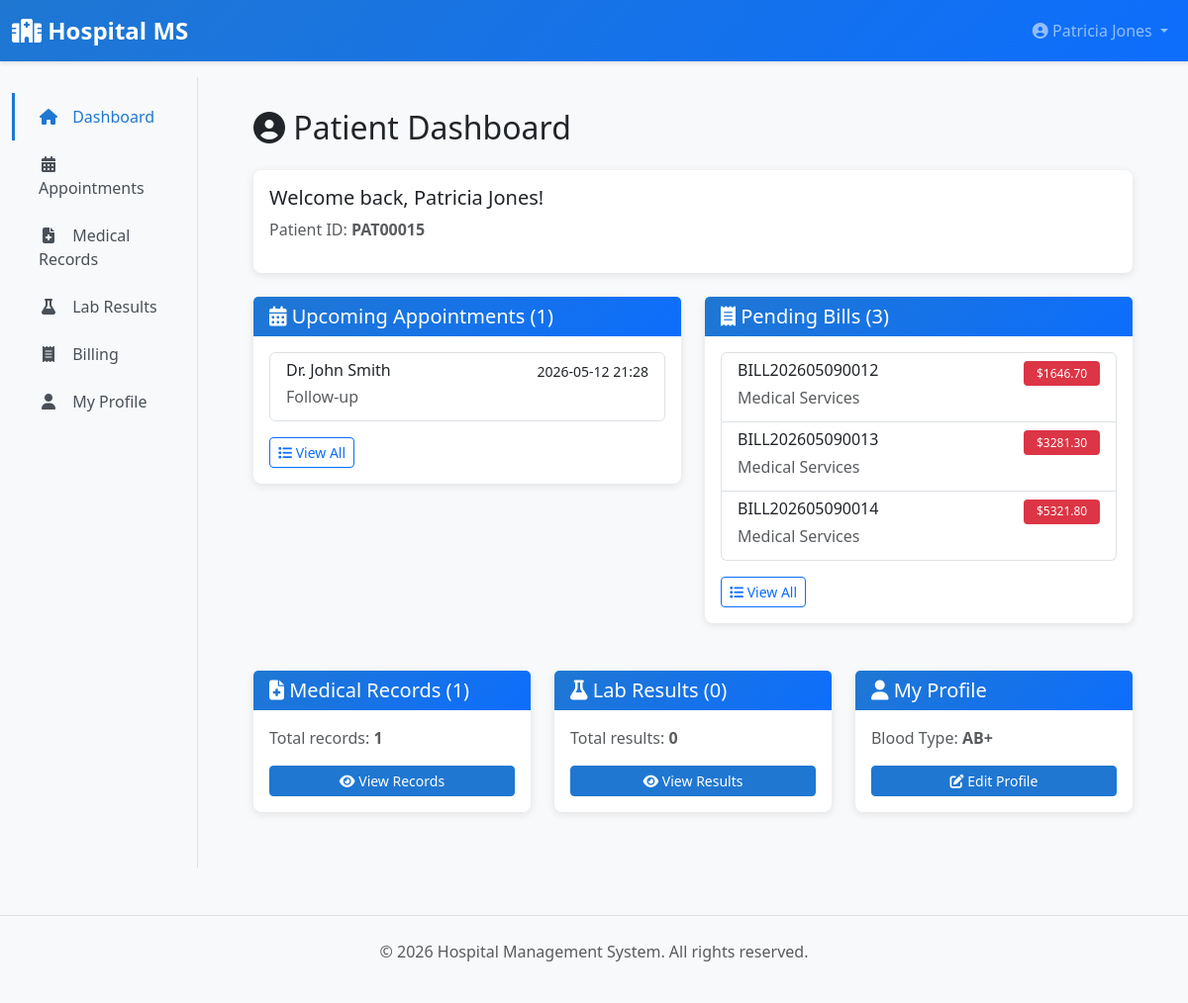
Before: /patient/dashboard (signed in) with the older database file.
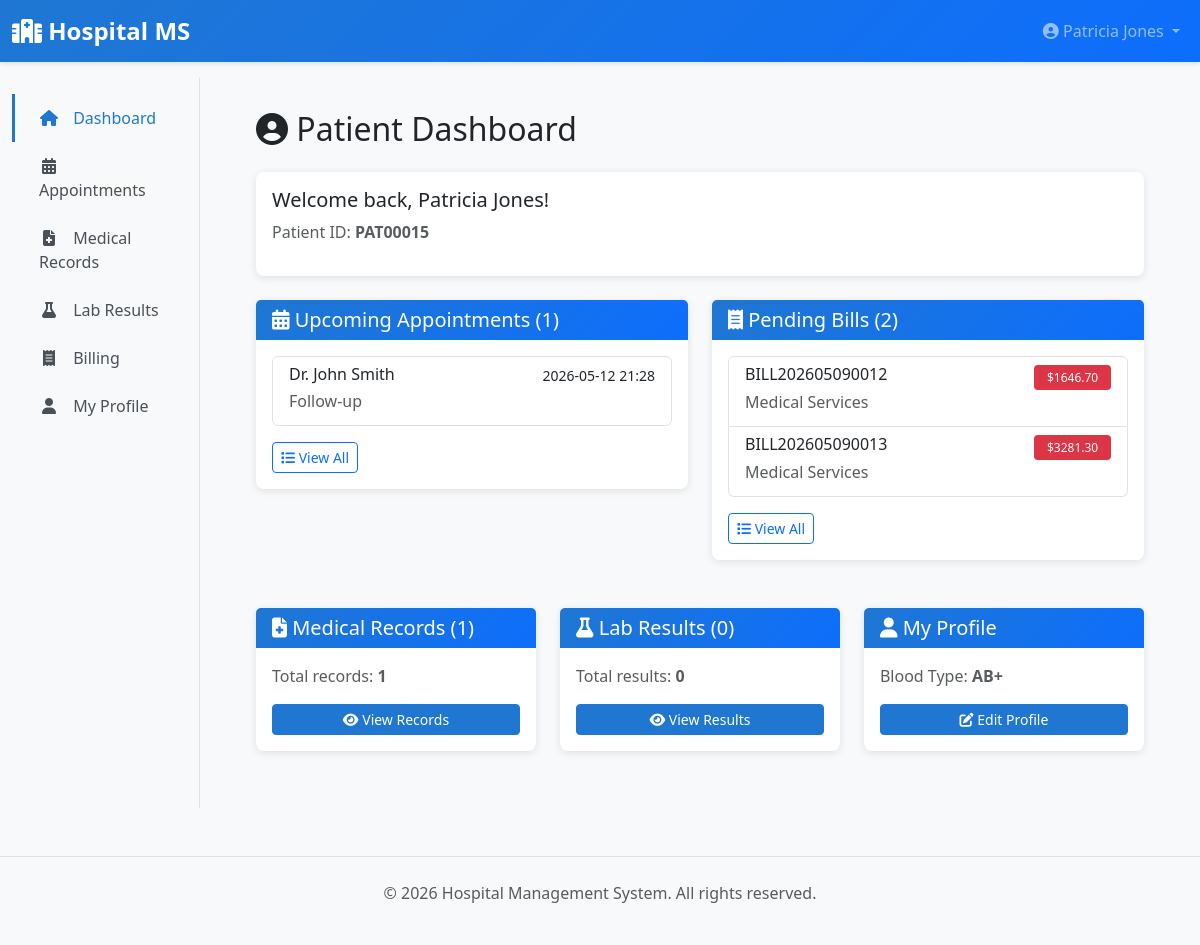
After: the same page with the newer database file.
### app/models/__init__.py (models this page shows, shortened)
class Appointment(db.Model):
    __tablename__ = 'appointments'
    id = db.Column(db.Integer, primary_key=True)
    patient_id = db.Column(db.Integer, db.ForeignKey('patients.id'), nullable=False)
    doctor_id = db.Column(db.Integer, db.ForeignKey('doctors.id'), nullable=False)
    appointment_date = db.Column(db.DateTime, nullable=False)
    reason = db.Column(db.Text)
    status = db.Column(db.String(20), default=AppointmentStatus.SCHEDULED.value, nullable=False)
    notes = db.Column(db.Text)
    created_at = db.Column(db.DateTime, default=datetime.utcnow)
    updated_at = db.Column(db.DateTime, default=datetime.utcnow, onupdate=datetime.utcnow)
    patient = db.relationship('Patient', back_populates='appointments')
    doctor = db.relationship('Doctor', back_populates='appointments')

class User(UserMixin, db.Model):
    __tablename__ = 'users'
    id = db.Column(db.Integer, primary_key=True)
    username = db.Column(db.String(80), unique=True, nullable=False, index=True)
    email = db.Column(db.String(120), unique=True, nullable=False, index=True)
    password_hash = db.Column(db.String(255), nullable=False)
    first_name = db.Column(db.String(80))
    last_name = db.Column(db.String(80))
    phone = db.Column(db.String(20))
    role = db.Column(db.Enum(UserRole), nullable=False, default=UserRole.PATIENT)
    is_active = db.Column(db.Boolean, default=True)
    created_at = db.Column(db.DateTime, default=datetime.utcnow)
    updated_at = db.Column(db.DateTime, default=datetime.utcnow, onupdate=datetime.utcnow)
    patient = db.relationship('Patient', uselist=False, back_populates='user', foreign_keys='Patient.user_id')
    doctor = db.relationship('Doctor', uselist=False, back_populates='user', foreign_keys='Doctor.user_id')
    lab_staff = db.relationship('LabStaff', uselist=False, back_populates='user', foreign_keys='LabStaff.user_id')
    def get_full_name(self):
        return f"{self.first_name} {self.last_name}".strip()

class BillingRecord(db.Model):
    __tablename__ = 'billing_records'
    id = db.Column(db.Integer, primary_key=True)
    patient_id = db.Column(db.Integer, db.ForeignKey('patients.id'), nullable=False)
    bill_number = db.Column(db.String(30), unique=True, nullable=False)
    description = db.Column(db.Text)
    amount = db.Column(db.Float, nullable=False)
    tax = db.Column(db.Float, default=0.0)
    total_amount = db.Column(db.Float, nullable=False)
    payment_status = db.Column(db.String(20), default='pending')  # pending, paid, partial
    payment_date = db.Column(db.DateTime)
    payment_method = db.Column(db.String(50))  # cash, card, cheque, insurance
    bill_date = db.Column(db.DateTime, default=datetime.utcnow)
    notes = db.Column(db.Text)
    created_at = db.Column(db.DateTime, default=datetime.utcnow)
    patient = db.relationship('Patient', back_populates='billing_records')

### app/blueprints/patient.py (the view)
@patient_bp.route('/dashboard')
@login_required
@patient_required
def dashboard():
    from app.blueprints.main import dashboard as main_dashboard
    return main_dashboard()

### app/blueprints/patient.py (called while the page is built)
def patient_required(f):
    @wraps(f)
    def decorated_function(*args, **kwargs):
        if not current_user.is_authenticated or current_user.role != UserRole.PATIENT:
            flash('You do not have permission to access this page.', 'danger')
            return redirect(url_for('main.dashboard'))
        return f(*args, **kwargs)
    return decorated_function

### app/templates/patient/dashboard.html (shortened to what the changed rows need)
{% extends "layouts/base.html" %}
{% block content %}
<h2 class="mb-4"><i class="fas fa-user-circle"></i> Patient Dashboard</h2>
<div class="row mb-4">
    <div class="col-md-6">
        <div class="card">
            <div class="card-body">
                {% if stats.upcoming_appointments %}
                    <div class="list-group">
                        {% for apt in stats.upcoming_appointments[:5] %}
                        <a href="{{ url_for('patient.view_appointment', appointment_id=apt.id) }}" class="list-group-item list-group-item-action">
                            <div class="d-flex w-100 justify-content-between">
                                <h6 class="mb-1">{{ apt.doctor.user.get_full_name() }}</h6>
                                <small>{{ apt.appointment_date.strftime('%Y-%m-%d %H:%M') }}</small>
                            </div>
                            <p class="mb-1 text-muted">{{ apt.reason or 'General Checkup' }}</p>
                        </a>
                        {% endfor %}
                    </div>
                {% else %}
                    <p class="text-muted">No upcoming appointments.</p>
                {% endif %}
            </div>
        </div>
    </div>
    <div class="col-md-6">
        <div class="card">
            <div class="card-header">
                <h5 class="mb-0"><i class="fas fa-receipt"></i> Pending Bills ({{ stats.pending_bills|length }})</h5>
            </div>
            <div class="card-body">
                {% if stats.pending_bills %}
                    <div class="list-group">
                        {% for bill in stats.pending_bills[:5] %}
                        <a href="{{ url_for('patient.view_bill', bill_id=bill.id) }}" class="list-group-item list-group-item-action">
                            <div class="d-flex w-100 justify-content-between">
                                <h6 class="mb-1">{{ bill.bill_number }}</h6>
                                <span class="badge badge-danger">${{ "%.2f"|format(bill.total_amount) }}</span>
                            </div>
                            <p class="mb-1 text-muted">{{ bill.description }}</p>
                        </a>
                        {% endfor %}
                    </div>
                {% else %}
                    <p class="text-muted">No pending bills.</p>
                {% endif %}
            </div>
        </div>
    </div>
</div>
{% endblock %}

Changed rows visible on the page:
no longer on this page (row edited): BillingRecord: bill_number "BILL202605090014", total_amount "5321.80", description "Medical Services"
Other visible differences:
{{ stats.pending_bills|length }}: "3" → "2"
